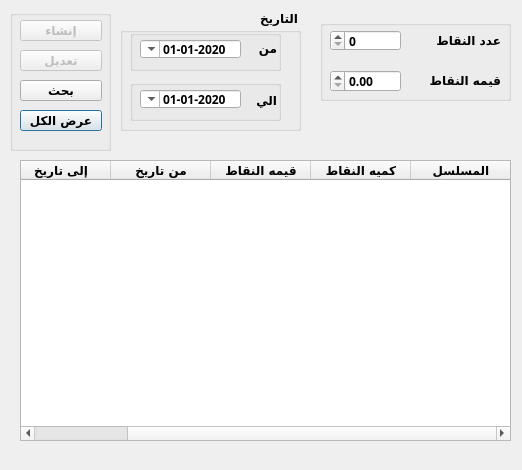
<?xml version="1.0" encoding="UTF-8"?>
<ui version="4.0">
 <class>loyality_points</class>
 <widget class="QDialog" name="loyality_points">
  <property name="geometry">
   <rect>
    <x>0</x>
    <y>0</y>
    <width>522</width>
    <height>470</height>
   </rect>
  </property>
  <property name="minimumSize">
   <size>
    <width>522</width>
    <height>470</height>
   </size>
  </property>
  <property name="maximumSize">
   <size>
    <width>522</width>
    <height>470</height>
   </size>
  </property>
  <property name="windowTitle">
   <string>تعريف نقاط العضويه</string>
  </property>
  <property name="layoutDirection">
   <enum>Qt::RightToLeft</enum>
  </property>
  <widget class="QTableWidget" name="Qtable_point">
   <property name="geometry">
    <rect>
     <x>20</x>
     <y>160</y>
     <width>491</width>
     <height>281</height>
    </rect>
   </property>
   <property name="font">
    <font>
     <family>29LT Bukra Regular</family>
     <pointsize>9</pointsize>
     <weight>75</weight>
     <bold>true</bold>
    </font>
   </property>
   <property name="layoutDirection">
    <enum>Qt::RightToLeft</enum>
   </property>
   <column>
    <property name="text">
     <string>المسلسل</string>
    </property>
   </column>
   <column>
    <property name="text">
     <string>كميه النقاط</string>
    </property>
   </column>
   <column>
    <property name="text">
     <string>قيمه النقاط</string>
    </property>
   </column>
   <column>
    <property name="text">
     <string>من تاريخ</string>
    </property>
   </column>
   <column>
    <property name="text">
     <string>إلى تاريخ</string>
    </property>
   </column>
  </widget>
  <widget class="QLabel" name="LB_pointId">
   <property name="enabled">
    <bool>false</bool>
   </property>
   <property name="geometry">
    <rect>
     <x>420</x>
     <y>10</y>
     <width>31</width>
     <height>20</height>
    </rect>
   </property>
   <property name="font">
    <font>
     <family>29LT Bukra Regular</family>
     <pointsize>9</pointsize>
     <weight>75</weight>
     <bold>true</bold>
    </font>
   </property>
   <property name="text">
    <string/>
   </property>
  </widget>
  <widget class="QGroupBox" name="groupBox">
   <property name="geometry">
    <rect>
     <x>120</x>
     <y>10</y>
     <width>181</width>
     <height>121</height>
    </rect>
   </property>
   <property name="font">
    <font>
     <family>29LT Bukra Regular</family>
     <pointsize>9</pointsize>
     <weight>75</weight>
     <bold>true</bold>
    </font>
   </property>
   <property name="title">
    <string>التاريخ</string>
   </property>
   <widget class="QGroupBox" name="groupBox_2">
    <property name="geometry">
     <rect>
      <x>10</x>
      <y>20</y>
      <width>151</width>
      <height>41</height>
     </rect>
    </property>
    <property name="font">
     <font>
      <family>29LT Bukra Regular</family>
      <pointsize>9</pointsize>
      <weight>75</weight>
      <bold>true</bold>
     </font>
    </property>
    <property name="title">
     <string/>
    </property>
    <widget class="QDateTimeEdit" name="Qdate_from">
     <property name="geometry">
      <rect>
       <x>10</x>
       <y>10</y>
       <width>101</width>
       <height>18</height>
      </rect>
     </property>
     <property name="font">
      <font>
       <family>29LT Bukra Regular</family>
       <pointsize>9</pointsize>
       <weight>75</weight>
       <bold>true</bold>
      </font>
     </property>
     <property name="layoutDirection">
      <enum>Qt::RightToLeft</enum>
     </property>
     <property name="minimumDateTime">
      <datetime>
       <hour>0</hour>
       <minute>0</minute>
       <second>0</second>
       <year>2020</year>
       <month>1</month>
       <day>1</day>
      </datetime>
     </property>
     <property name="displayFormat">
      <string>yyyy-MM-dd</string>
     </property>
     <property name="calendarPopup">
      <bool>true</bool>
     </property>
    </widget>
    <widget class="QLabel" name="desc_3">
     <property name="geometry">
      <rect>
       <x>80</x>
       <y>10</y>
       <width>67</width>
       <height>17</height>
      </rect>
     </property>
     <property name="font">
      <font>
       <family>29LT Bukra Regular</family>
       <pointsize>9</pointsize>
       <weight>75</weight>
       <bold>true</bold>
      </font>
     </property>
     <property name="layoutDirection">
      <enum>Qt::RightToLeft</enum>
     </property>
     <property name="text">
      <string>من</string>
     </property>
    </widget>
   </widget>
   <widget class="QGroupBox" name="groupBox_4">
    <property name="geometry">
     <rect>
      <x>10</x>
      <y>70</y>
      <width>151</width>
      <height>41</height>
     </rect>
    </property>
    <property name="font">
     <font>
      <family>29LT Bukra Regular</family>
      <pointsize>9</pointsize>
      <weight>75</weight>
      <bold>true</bold>
     </font>
    </property>
    <property name="title">
     <string/>
    </property>
    <widget class="QLabel" name="desc_4">
     <property name="geometry">
      <rect>
       <x>116</x>
       <y>10</y>
       <width>31</width>
       <height>20</height>
      </rect>
     </property>
     <property name="font">
      <font>
       <family>29LT Bukra Regular</family>
       <pointsize>9</pointsize>
       <weight>75</weight>
       <bold>true</bold>
      </font>
     </property>
     <property name="layoutDirection">
      <enum>Qt::RightToLeft</enum>
     </property>
     <property name="text">
      <string>الي</string>
     </property>
    </widget>
    <widget class="QDateTimeEdit" name="Qdate_to">
     <property name="geometry">
      <rect>
       <x>10</x>
       <y>10</y>
       <width>101</width>
       <height>18</height>
      </rect>
     </property>
     <property name="font">
      <font>
       <family>29LT Bukra Regular</family>
       <pointsize>9</pointsize>
       <weight>75</weight>
       <bold>true</bold>
      </font>
     </property>
     <property name="layoutDirection">
      <enum>Qt::RightToLeft</enum>
     </property>
     <property name="minimumDateTime">
      <datetime>
       <hour>0</hour>
       <minute>0</minute>
       <second>0</second>
       <year>2020</year>
       <month>1</month>
       <day>1</day>
      </datetime>
     </property>
     <property name="displayFormat">
      <string>yyyy-MM-dd</string>
     </property>
     <property name="calendarPopup">
      <bool>true</bool>
     </property>
    </widget>
   </widget>
  </widget>
  <widget class="QGroupBox" name="groupBox_3">
   <property name="geometry">
    <rect>
     <x>320</x>
     <y>20</y>
     <width>191</width>
     <height>81</height>
    </rect>
   </property>
   <property name="font">
    <font>
     <family>29LT Bukra Regular</family>
     <pointsize>9</pointsize>
     <weight>75</weight>
     <bold>true</bold>
    </font>
   </property>
   <property name="title">
    <string/>
   </property>
   <widget class="QSpinBox" name="LE_pointQty">
    <property name="geometry">
     <rect>
      <x>10</x>
      <y>10</y>
      <width>71</width>
      <height>21</height>
     </rect>
    </property>
    <property name="font">
     <font>
      <family>29LT Bukra Regular</family>
      <pointsize>9</pointsize>
      <weight>75</weight>
      <bold>true</bold>
     </font>
    </property>
    <property name="maximum">
     <number>99999</number>
    </property>
   </widget>
   <widget class="QDoubleSpinBox" name="LE_pointValue">
    <property name="geometry">
     <rect>
      <x>10</x>
      <y>50</y>
      <width>71</width>
      <height>22</height>
     </rect>
    </property>
    <property name="font">
     <font>
      <family>29LT Bukra Regular</family>
      <pointsize>9</pointsize>
      <weight>75</weight>
      <bold>true</bold>
     </font>
    </property>
    <property name="decimals">
     <number>2</number>
    </property>
    <property name="maximum">
     <double>9.990000000000000</double>
    </property>
   </widget>
   <widget class="QLabel" name="desc_11">
    <property name="geometry">
     <rect>
      <x>100</x>
      <y>10</y>
      <width>81</width>
      <height>21</height>
     </rect>
    </property>
    <property name="font">
     <font>
      <family>29LT Bukra Regular</family>
      <pointsize>9</pointsize>
      <weight>75</weight>
      <bold>true</bold>
     </font>
    </property>
    <property name="layoutDirection">
     <enum>Qt::RightToLeft</enum>
    </property>
    <property name="text">
     <string>عدد النقاط</string>
    </property>
   </widget>
   <widget class="QLabel" name="label">
    <property name="geometry">
     <rect>
      <x>90</x>
      <y>50</y>
      <width>91</width>
      <height>21</height>
     </rect>
    </property>
    <property name="font">
     <font>
      <family>29LT Bukra Regular</family>
      <pointsize>9</pointsize>
      <weight>75</weight>
      <bold>true</bold>
     </font>
    </property>
    <property name="text">
     <string>قيمه النقاط</string>
    </property>
   </widget>
  </widget>
  <widget class="QGroupBox" name="groupBox_5">
   <property name="geometry">
    <rect>
     <x>10</x>
     <y>10</y>
     <width>101</width>
     <height>141</height>
    </rect>
   </property>
   <property name="title">
    <string/>
   </property>
   <widget class="QPushButton" name="BTN_searchLoyPoint_all">
    <property name="geometry">
     <rect>
      <x>10</x>
      <y>100</y>
      <width>82</width>
      <height>21</height>
     </rect>
    </property>
    <property name="font">
     <font>
      <family>29LT Bukra Regular</family>
      <pointsize>9</pointsize>
      <weight>75</weight>
      <bold>true</bold>
     </font>
    </property>
    <property name="styleSheet">
     <string notr="true"/>
    </property>
    <property name="text">
     <string>عرض الكل</string>
    </property>
   </widget>
   <widget class="QPushButton" name="BTN_searchLoyPoint">
    <property name="geometry">
     <rect>
      <x>10</x>
      <y>70</y>
      <width>82</width>
      <height>21</height>
     </rect>
    </property>
    <property name="font">
     <font>
      <family>29LT Bukra Regular</family>
      <pointsize>9</pointsize>
      <weight>75</weight>
      <bold>true</bold>
     </font>
    </property>
    <property name="styleSheet">
     <string notr="true"/>
    </property>
    <property name="text">
     <string>بحث</string>
    </property>
   </widget>
   <widget class="QPushButton" name="BTN_createLoyPoint">
    <property name="enabled">
     <bool>false</bool>
    </property>
    <property name="geometry">
     <rect>
      <x>10</x>
      <y>10</y>
      <width>82</width>
      <height>21</height>
     </rect>
    </property>
    <property name="font">
     <font>
      <family>29LT Bukra Regular</family>
      <pointsize>9</pointsize>
      <weight>75</weight>
      <bold>true</bold>
     </font>
    </property>
    <property name="styleSheet">
     <string notr="true"/>
    </property>
    <property name="text">
     <string>إنشاء</string>
    </property>
   </widget>
   <widget class="QPushButton" name="BTN_modifyLoyPoint">
    <property name="enabled">
     <bool>false</bool>
    </property>
    <property name="geometry">
     <rect>
      <x>10</x>
      <y>40</y>
      <width>82</width>
      <height>21</height>
     </rect>
    </property>
    <property name="font">
     <font>
      <family>29LT Bukra Regular</family>
      <pointsize>9</pointsize>
      <weight>75</weight>
      <bold>true</bold>
     </font>
    </property>
    <property name="styleSheet">
     <string notr="true"/>
    </property>
    <property name="text">
     <string>تعديل</string>
    </property>
   </widget>
  </widget>
  <zorder>groupBox_3</zorder>
  <zorder>groupBox_5</zorder>
  <zorder>Qtable_point</zorder>
  <zorder>LB_pointId</zorder>
  <zorder>groupBox</zorder>
 </widget>
 <resources/>
 <connections/>
</ui>
